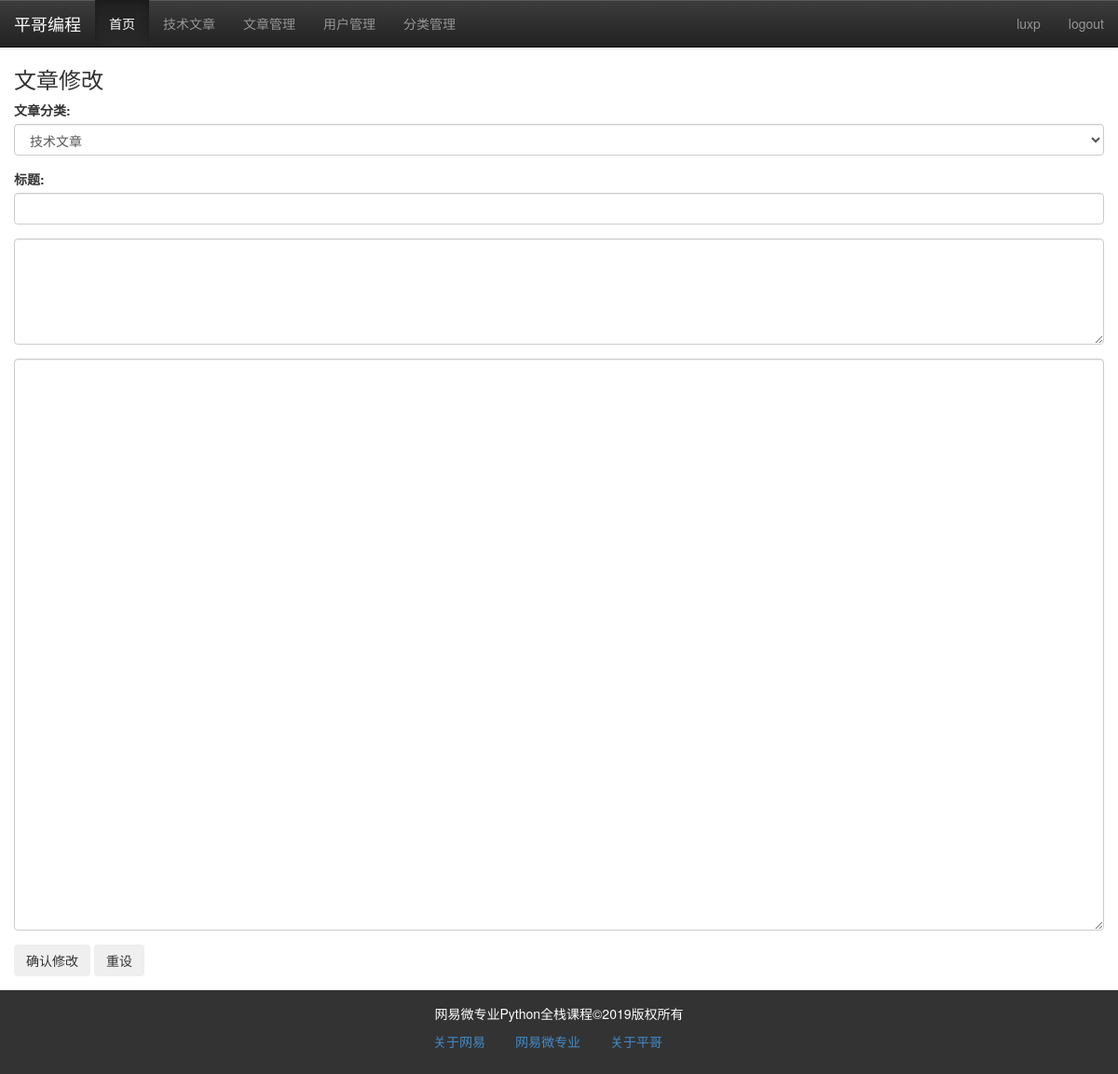
Page /article/edit/14 (signed in) on the earlier database version.
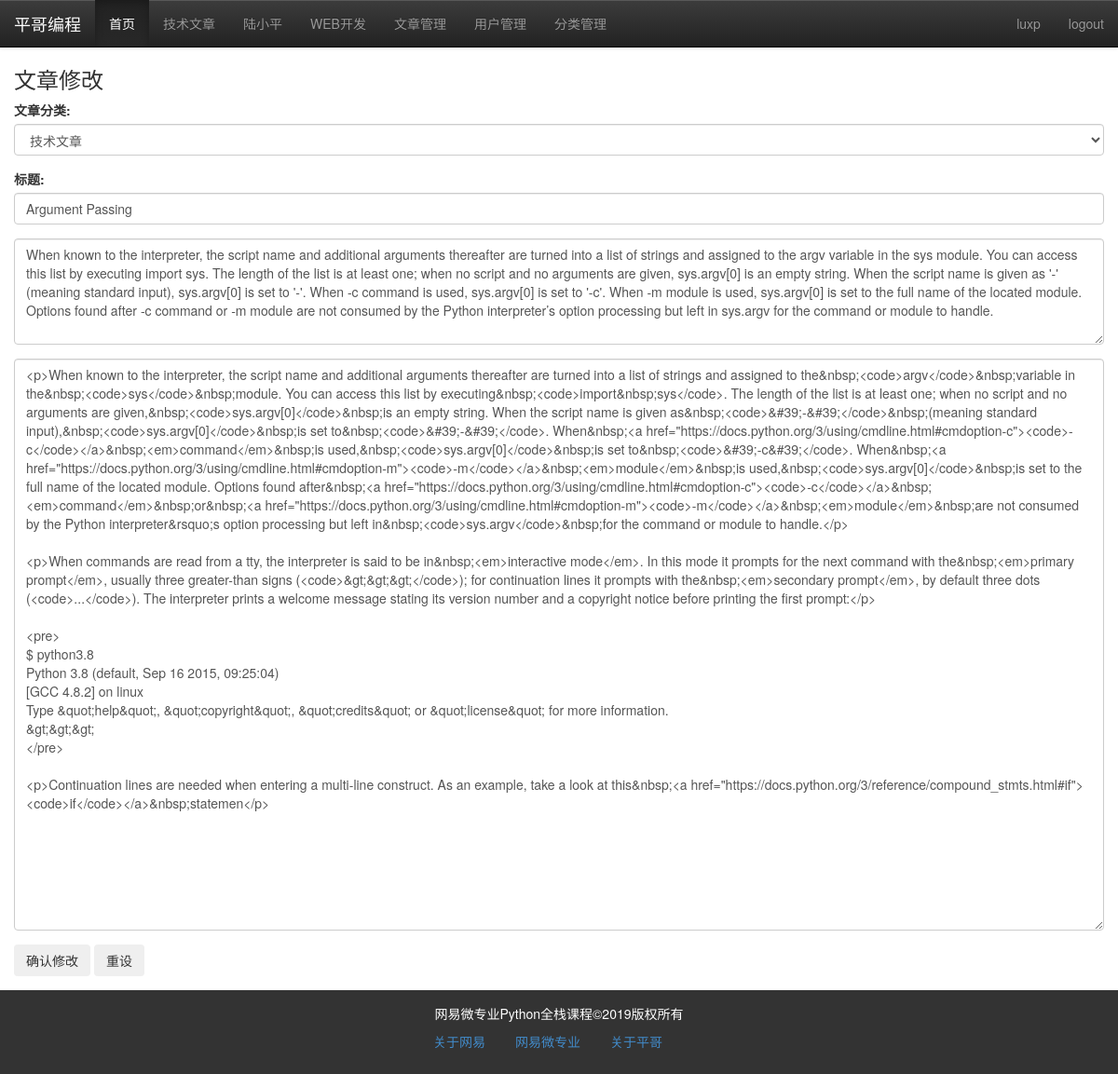
Same page on the later database version.
### models.py (models this page shows)
class Category(db.Model):
    cate_id = db.Column(db.Integer, primary_key=True)
    cate_name = db.Column(db.String, unique=True)
    cate_order = db.Column(db.Integer, default=0)
    articles = db.relationship("Article")

class Article(db.Model):
    id = db.Column(db.Integer, primary_key=True)
    title = db.Column(db.String)
    intro = db.Column(db.String)
    content = db.Column(db.Text)
    author = db.Column(db.String)
    pubdate = db.Column(db.DateTime, default=datetime.utcnow)
    cate_id = db.Column(db.Integer, db.ForeignKey("category.cate_id"))

### views/articles.py (the view, shortened to what this page needs)
@article_app.route("/edit/<int:article_id>", methods=['get', 'post'])
@login_required
def edit(article_id):
    article = Article.query.get(article_id)
    return render_template("article/edit_article.html", article=article)

### app.py (called while the page is built)
@app.context_processor
def account():
    username = session.get('user')
    return {"username":username}

@app.context_processor
def getCateList():
    cates = Category.query.all()
    return {"cates":cates}

### libs.py (called while the page is built)
def login_required(func):
    @wraps(func)
    def decorator_nest(*args, **kwargs):
        if not "user" in session:
            return redirect(url_for("login"))
        else:
            print(func)
            return func(*args, **kwargs)
    return decorator_nest

### templates/article/edit_article.html (shortened to what this page needs)
{% extends "base.html" %}
		{% block content %}
		<div class="container-fluid">
			<div class="row">
				<div class="main col-md-12 col-lg-12 col-xs-12 col-sm-12" >
						<h3>文章修改</h3>
						 <div class="body">
							<form action="" method="post">
                            <div class="form-group">
								<label for="cate">文章分类:</label>
                                <select name="cate" id="cate" class="form-control">
                                    {% for cate in cates %}
                                        <option value="{{ cate.cate_id }}"
                                           {% if article.cate_id == cate.cate_id %}
                                                selected
                                           {% endif %}
                                        >{{ cate.cate_name }}</option>
                                    {% endfor %}
                                </select>
							</div>
							<div class="form-group">
								<label for="name">标题:</label>
								<input class="form-control" type="text" name="title" id="title" value="{{ article.title }}"  />
							</div>
							<div class="form-group">
                                <textarea name="intro" rows="5" cols="10" class="form-control" >
                                    {{- article.intro -}}
                                </textarea>
							</div>
                            <div class="form-group">
                                <textarea name="content" rows="30" cols="10" class="form-control" >
                                    {{- article.content -}}
                                </textarea>
							</div>
							<div class="form-group">
							<input class="btn" type="submit" name="submit" id="btn1" value="确认修改" />
							<input class="btn" type="reset" name="reset" id="btn2" value="重设" />
							</div>
							</form>
						 </div>
				</div>
			</div>
		</div>
	{%  endblock %}

### templates/base.html (shortened to what this page needs)
<!DOCTYPE html>
<html lang="en">
{% block head %}
    <head>
        <link rel="stylesheet" type="text/css" href="{{ url_for("static", filename="css/bootstrap.css") }}"/>
	    <link rel="stylesheet" type="text/css" href="{{ url_for("static", filename="css/bootstrap-theme.css") }}"/>
	</head>
{%  endblock %}
<body>
{%  block nav %}
      <nav class="navbar navbar-default navbar-fixed-top navbar-inverse">
			<div class="navbar-header">
				<a href="" class="navbar-brand">平哥编程</a>
			</div>
			<div class="collapse navbar-collapse" id="navmenu">
				<ul class="nav navbar-nav" >
					<li class="active"><a href="{{ url_for("index") }}">首页</a></li>
					{% for cate in cates %}
                        <li><a href="{{ url_for("article_app.getArticleList",cate_id=cate.cate_id, page=1) }}">{{ cate.cate_name }}</a> </li>
                    {% endfor %}
                    {% if username %}
                        <li><a href="{{ url_for("article_app.list") }}">文章管理</a></li>
                        <li><a href="{{ url_for("user_app.userList") }}">用户管理</a></li>
                        <li><a href="{{ url_for("article_app.cateList") }}">分类管理</a></li>
                    {% endif  %}
                </ul>
                <ul class="nav navbar-nav pull-right">
                   {% if not username %}
                        <li><a href="{{ url_for("login") }}">登录</a></li>
                        <li><a href="{{ url_for("user_app.register") }}">注册</a></li>
                   {% else %}
                       <li><a href="#">{{ username }}</a></li>
                       <li><a href="{{ url_for("logout") }}">logout</a></li>
				    {% endif %}
                </ul>
			</div>
		</nav>
{% endblock %}
{% block content %}{%  endblock %}
{% block footer %}
          <footer>
			<div class="container-fluid">
				<div class="row">
					<div class="col-md-12">
						网易微专业Python全栈课程&copy;2019版权所有
					</div>
				</div>
			</div>
			<nav >
				<ul class="nav nav-pills   ">
					<li><a href="">关于网易</a></li>
					<li><a href="">网易微专业</a></li>
					<li><a href="">关于平哥</a></li>
				</ul>
			</nav>
		</footer>
{% endblock %}
</body>
</html>

Differences in the rows shown:
added Category: cate_name "陆小平"
added Category: cate_name "WEB开发"
added Article: author "luxp", cate "技术文章", title "Argument Passing", intro "When known to the interpreter, the script name and additional arguments thereafter are turned into a list of strings and assigned to the argv variable in the sys module. You can access this list by executing import sys. The length of the list is at least one; when no script and no arguments are given, sys.argv[0] is an empty string. When the script name is given as '-' (meaning standard input), sys.argv[0] is set to '-'. When -c command is used, sys.argv[0] is set to '-c'. When -m module is used, sys.argv[0] is set to the full name of the located module. Options found after -c command or -m module are not consumed by the Python interpreter’s option processing but left in sys.argv for the…", content "<p>When known to the interpreter, the script name and additional arguments thereafter are turned into a list of strings and assigned to the&nbsp;<code>argv</code>&nbsp;variable in the&nbsp;<code>sys</code>&nbsp;module. You can access this list by executing&nbsp;<code>import&nbsp;sys</code>. The length of the list is at least one; when no script and no arguments are given,&nbsp;<code>sys.argv[0]</code>&nbsp;is an empty string. When the script name is given as&nbsp;<code>&#39;-&#39;</code>&nbsp;(meaning standard input),&nbsp;<code>sys.argv[0]</code>&nbsp;is set to&nbsp;<code>&#39;-&#39;</code>. When&nbsp;<a…"
Other differences:
{{ username }}: "luxp" → (not shown)
form field cate: "技术文章" → (not shown)
